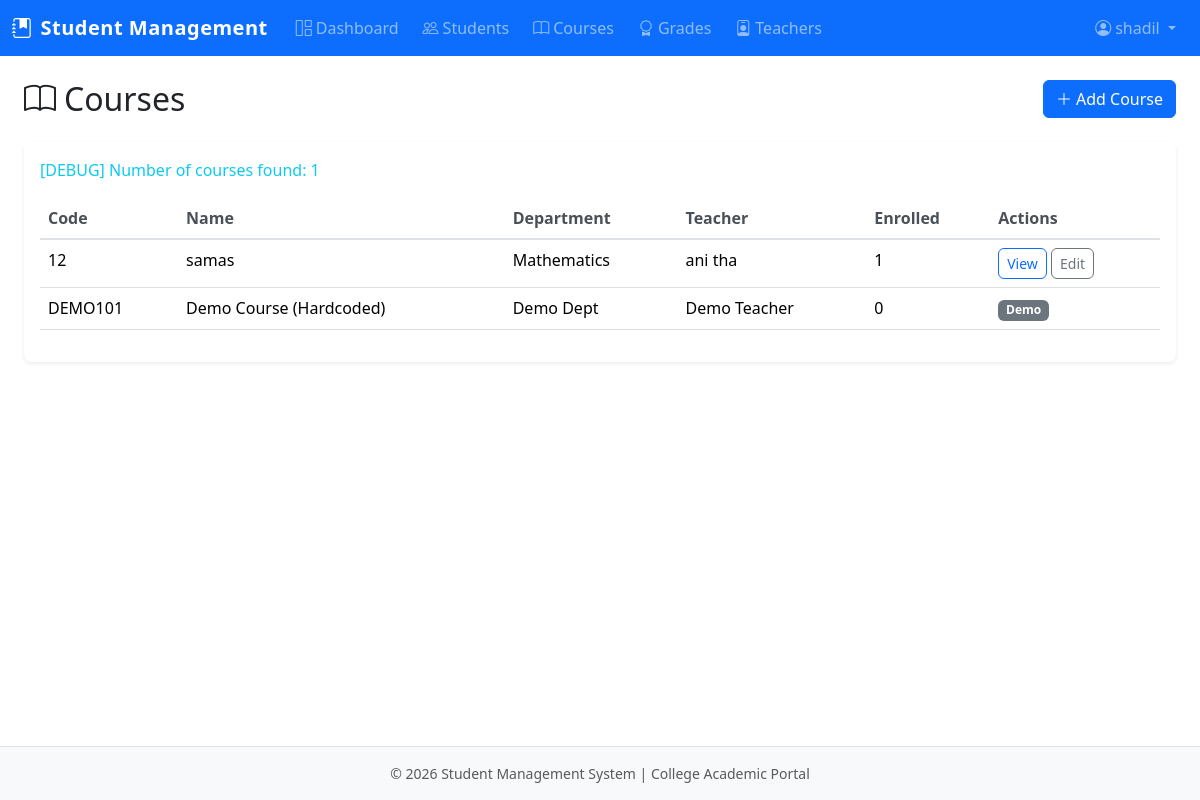
The page /courses/ (signed in) on the database its author committed.
### courses/models.py (models this page shows, shortened)
class Course(models.Model):
    name = models.CharField(max_length=150)
    code = models.CharField(max_length=30, unique=True)
    department = models.ForeignKey(
        Department,
        on_delete=models.SET_NULL,
        null=True,
        blank=True,
        related_name='courses'
    )
    assigned_teacher = models.ForeignKey(
        User,
        on_delete=models.SET_NULL,
        null=True,
        blank=True,
        related_name='assigned_courses'
    )
    created_at = models.DateTimeField(auto_now_add=True)
    updated_at = models.DateTimeField(auto_now=True)
    class Meta:
        ordering = ['name']

### students/models.py (models this page shows, shortened)
class Department(models.Model):
    name = models.CharField(max_length=100)
    code = models.CharField(max_length=20, unique=True)
    class Meta:
        ordering = ['name']

### courses/views.py (the view)
# urls.py: path('', views.course_list, name='course_list'),
@get_decorator
def course_list(request):
    if request.user.profile.is_admin():
        courses = Course.objects.select_related('department', 'assigned_teacher').all()
    else:
        courses = Course.objects.filter(assigned_teacher=request.user).select_related('department', 'assigned_teacher')
    context = {'courses': courses}
    return render(request, 'courses/course_list.html', context)

### accounts/models.py (called while the page is built)
    def is_admin(self):
        return self.role == 'admin'

### templates/courses/course_list.html (shortened to what this page needs)
{% extends "base.html" %}
{% block content %}
<div class="container-fluid">
    <div class="d-flex justify-content-between align-items-center flex-wrap gap-2 mb-4">
        <h2 class="mb-0"><i class="bi bi-book me-2"></i>Courses</h2>
        {% if user.profile.is_admin %}
        <a href="{% url 'course_create' %}" class="btn btn-primary"><i class="bi bi-plus-lg me-1"></i>Add Course</a>
        {% endif %}
    </div>
    <div class="card border-0 shadow-sm">
        <div class="card-body">
            <p class="text-info">[DEBUG] Number of courses found: {{ courses|length }}</p>
            <div class="table-responsive">
                <table class="table table-hover">
                    <thead>
                        <tr>
                            <th>Code</th>
                            <th>Name</th>
                            <th>Department</th>
                            <th>Teacher</th>
                            <th>Enrolled</th>
                            <th>Actions</th>
                        </tr>
                    </thead>
                    <tbody>
                        {% for course in courses %}
                        <tr>
                            <td>{{ course.code }}</td>
                            <td>{{ course.name }}</td>
                            <td>{{ course.department.name|default:"—" }}</td>
                            <td>{{ course.assigned_teacher.get_full_name|default:course.assigned_teacher.username|default:"—" }}</td>
                            <td>{{ course.enrollments.count }}</td>
                            <td>
                                <a href="{% url 'course_detail' course.pk %}" class="btn btn-sm btn-outline-primary">View</a>
                                {% if user.profile.is_admin %}
                                <a href="{% url 'course_edit' course.pk %}" class="btn btn-sm btn-outline-secondary">Edit</a>
                                {% endif %}
                            </td>
                        </tr>
                        {% endfor %}
                        <tr style="background: #ffe4e1;">
                            <td>DEMO101</td>
                            <td>Demo Course (Hardcoded)</td>
                            <td>Demo Dept</td>
                            <td>Demo Teacher</td>
                            <td>0</td>
                            <td><span class="badge bg-secondary">Demo</span></td>
                        </tr>
                    </tbody>
                </table>
            </div>
        </div>
    </div>
</div>
{% endblock %}

### templates/base.html (shortened to what this page needs)
{% load static %}
<!DOCTYPE html>
<html lang="en">
<head>
    <link href="https://cdn.jsdelivr.net/npm/bootstrap@5.3.2/dist/css/bootstrap.min.css" rel="stylesheet">
    <link href="https://cdn.jsdelivr.net/npm/bootstrap-icons@1.11.1/font/bootstrap-icons.css" rel="stylesheet">
    <link href="{% static 'css/custom.css' %}" rel="stylesheet">
</head>
<body>
    {% if user.is_authenticated %}
    <nav class="navbar navbar-expand-lg navbar-dark bg-primary">
        <div class="container-fluid">
            <a class="navbar-brand fw-bold" href="{% url 'dashboard' %}">
                <i class="bi bi-journal-bookmark-fill me-2"></i>Student Management
            </a>
            <div class="collapse navbar-collapse" id="navbarNav">
                <ul class="navbar-nav me-auto">
                    <li class="nav-item">
                        <a class="nav-link" href="{% url 'dashboard' %}"><i class="bi bi-grid-1x2 me-1"></i>Dashboard</a>
                    </li>
                    <li class="nav-item">
                        <a class="nav-link" href="{% url 'student_list' %}"><i class="bi bi-people me-1"></i>Students</a>
                    </li>
                    <li class="nav-item">
                        <a class="nav-link" href="{% url 'course_list' %}"><i class="bi bi-book me-1"></i>Courses</a>
                    </li>
                    <li class="nav-item">
                        <a class="nav-link" href="{% url 'grade_list' %}"><i class="bi bi-award me-1"></i>Grades</a>
                    </li>
                    {% if user.profile.is_admin %}
                    <li class="nav-item">
                        <a class="nav-link" href="{% url 'teacher_list' %}"><i class="bi bi-person-badge me-1"></i>Teachers</a>
                    </li>
                    {% endif %}
                </ul>
                <ul class="navbar-nav">
                    <li class="nav-item dropdown">
                        <a class="nav-link dropdown-toggle" href="#" role="button" data-bs-toggle="dropdown" aria-expanded="false">
                            <i class="bi bi-person-circle me-1"></i>{{ user.get_full_name|default:user.username }}
                        </a>
                    </li>
                </ul>
            </div>
        </div>
    </nav>
    {% endif %}
    <main class="{% if user.is_authenticated %}container-fluid py-4{% endif %}">
        {% block content %}{% endblock %}
    </main>
    <footer class="footer mt-auto py-3 bg-light border-top">
        <div class="container text-center text-muted small">
            <p class="mb-0">&copy; {% now "Y" %} Student Management System | College Academic Portal</p>
        </div>
    </footer>
</body>
</html>

### static/css/custom.css (style rules this page uses)
:root { --primary-accent: #0d6efd; --accent-dark: #0a58ca; --accent-light: #6ea8fe; --academic-gold: #c9a227; --bg-light: #f8f9fa; }
html, body { min-height: 100vh; display: flex; flex-direction: column; }
main { flex: 1; }
.navbar-brand { font-weight: 700; letter-spacing: 0.5px; }
.nav-link { font-weight: 500; padding: 0.5rem 0.75rem !important; border-radius: 0.25rem; }
.card { border-radius: 0.5rem; transition: box-shadow 0.2s ease; }
.table th { font-weight: 600; color: #495057; border-bottom-width: 2px; }
.btn { font-weight: 500; border-radius: 0.375rem; }
.footer { margin-top: auto; }

### rows shown on the page
Course: code "12", name "samas", department.name "Mathematics", assigned_teacher.get_full_name "ani tha", enrollments.count "1"

### other values the page prints
{{ user.get_full_name|default:user.username }} "shadil"
{{ courses|length }} "1"
